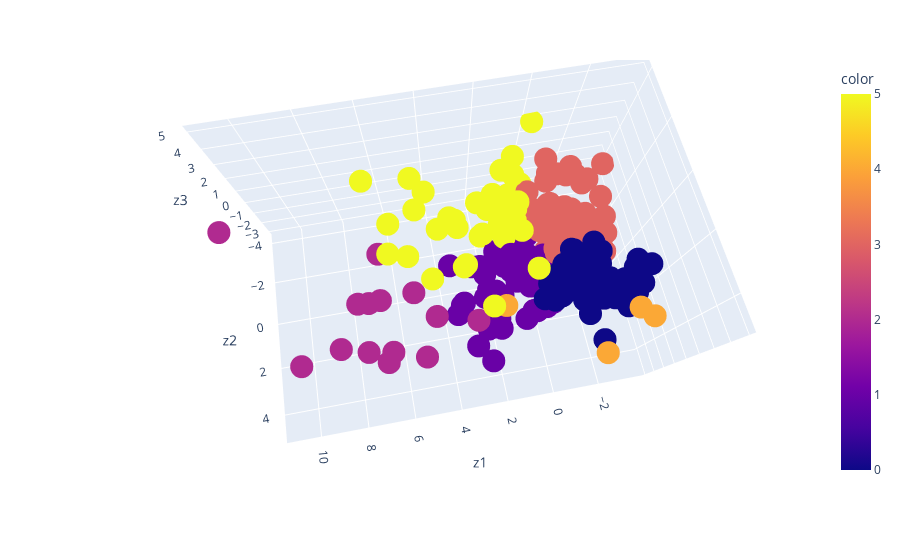

Notebook code cell kept with this figure:
### Code cell
# interactive model

px.scatter_3d(pca_df, 'z1', 'z2', 'z3', color=characteristics_im['km_s_label'])

### Figure 1 — Plotly figure (JSON) as saved in the notebook; plotly's stock layout.template omitted (floating-point values rounded to 4 significant figures; data arrays with more than 128 entries replaced by an {"elided": "..."} marker saying what was removed)
{"data": [{"hovertemplate": "z1=%{x}<br>z2=%{y}<br>z3=%{z}<br>color=%{marker.color}<extra></extra>", "legendgroup": "", "marker": {"color": {"elided": "271 int values"}, "coloraxis": "coloraxis", "symbol": "circle"}, "mode": "markers", "name": "", "scene": "scene", "showlegend": false, "type": "scatter3d", "x": {"elided": "271 float values"}, "y": {"elided": "271 float values"}, "z": {"elided": "271 float values"}}], "layout": {"autosize": true, "coloraxis": {"colorbar": {"title": {"text": "color"}}, "colorscale": [[0, "#0d0887"], [0.1111, "#46039f"], [0.2222, "#7201a8"], [0.3333, "#9c179e"], [0.4444, "#bd3786"], [0.5556, "#d8576b"], [0.6667, "#ed7953"], [0.7778, "#fb9f3a"], [0.8889, "#fdca26"], [1, "#f0f921"]]}, "legend": {"tracegroupgap": 0}, "margin": {"t": 60}, "scene": {"aspectmode": "auto", "aspectratio": {"x": 1.418, "y": 0.8857, "z": 0.796}, "camera": {"center": {"x": 0, "y": 0, "z": 0}, "eye": {"x": 0.1057, "y": 0.5734, "z": 1.657}, "projection": {"type": "perspective"}, "up": {"x": 0, "y": 0, "z": 1}}, "domain": {"x": [0, 1], "y": [0, 1]}, "xaxis": {"title": {"text": "z1"}, "type": "linear"}, "yaxis": {"title": {"text": "z2"}, "type": "linear"}, "zaxis": {"title": {"text": "z3"}, "type": "linear"}}}}
